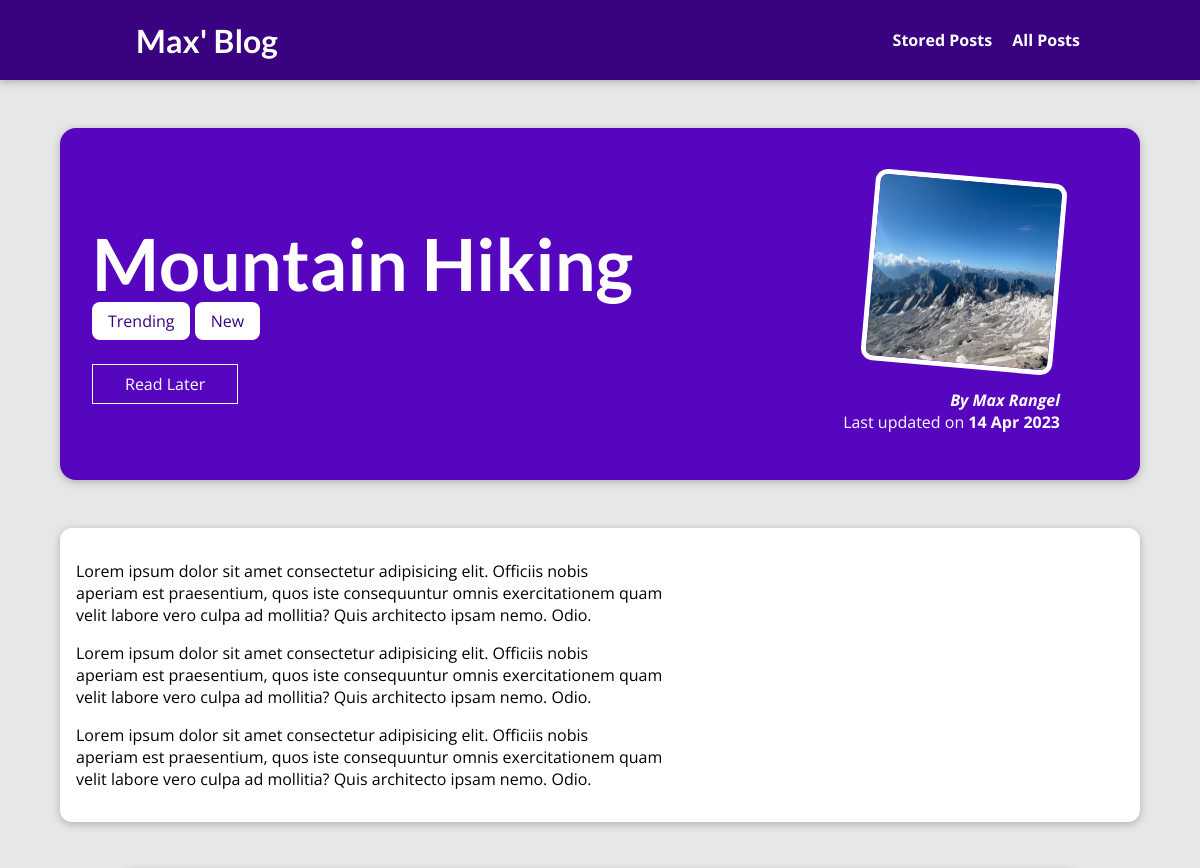
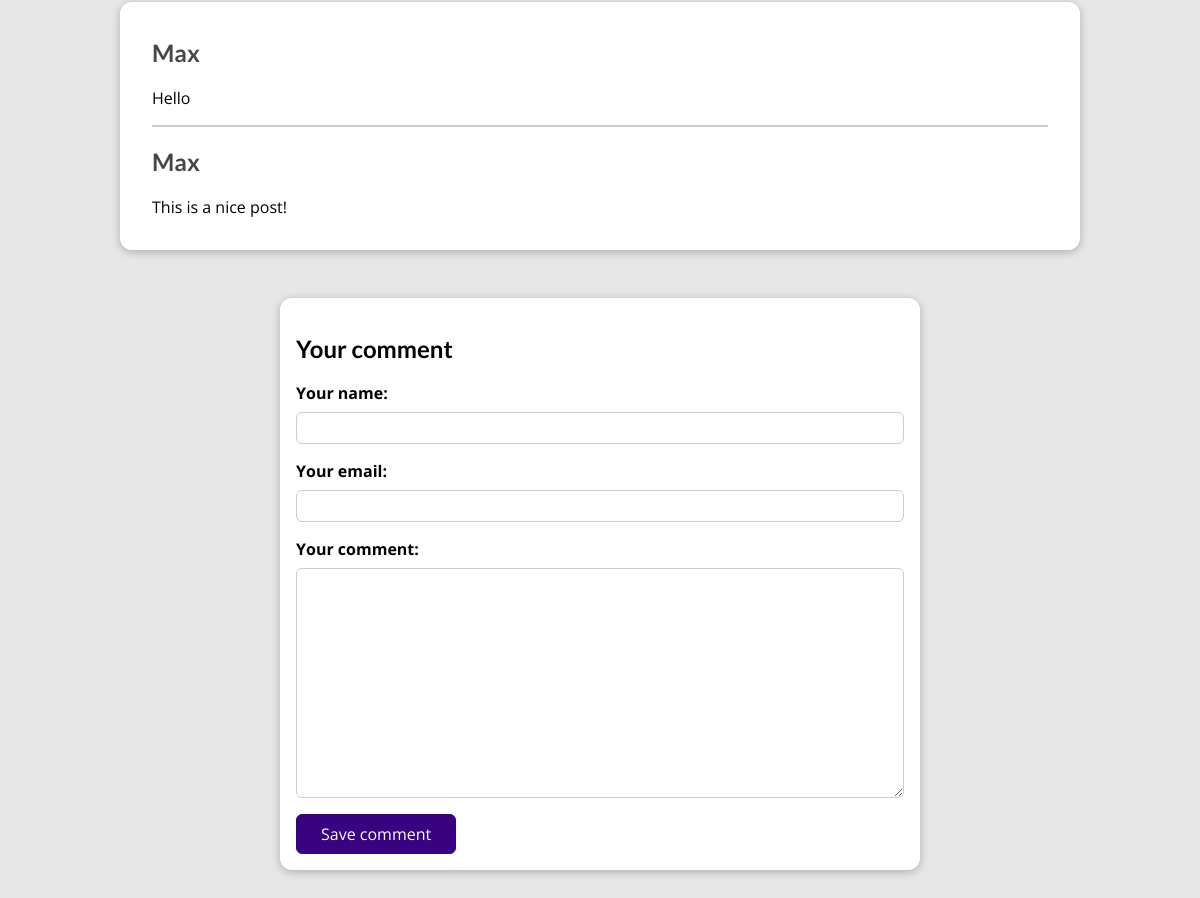
The page /posts/hike-in-the-mountains on the database its author committed (2 pictures, top to bottom).
### blog/models.py (models this page shows, shortened)
class Post(models.Model):
    title = models.CharField(max_length=150)
    excerpt = models.CharField(max_length=200)
    image = models.ImageField(upload_to="posts", null=True)
    date = models.DateField(auto_now=True)
    slug = models.SlugField(unique=True, db_index=True)
    content = models.TextField(validators=[MinLengthValidator(10)])
    author = models.ForeignKey(
        Author, on_delete=models.SET_NULL, null=True, related_name="posts")
    tags = models.ManyToManyField(Tag)

class Tag(models.Model):
    caption = models.CharField(max_length=20)

class Author(models.Model):
    first_name = models.CharField(max_length=100)
    last_name = models.CharField(max_length=100)
    email_address = models.EmailField()
    def full_name(self):
        return f"{self.first_name} {self.last_name}"
    def __str__(self):
        return self.full_name()

class Comment(models.Model):
    user_name = models.CharField(max_length=120)
    user_email = models.EmailField()
    text = models.TextField(max_length=400)
    post = models.ForeignKey(
        Post, on_delete=models.CASCADE, related_name="comments")

### blog/views.py (the view, shortened to what this page needs)
# urls.py: path('posts/<slug:slug>', views.SinglePostView.as_view(),
class SinglePostView(View):
    def is_stored_post(self, request, post_id):
        stored_posts = request.session.get('stored_posts')
        if stored_posts is not None:
            is_saved_for_later = post_id in stored_posts
        else:
            is_saved_for_later = False
        return is_saved_for_later
    def get(self, request, slug):
        post = Post.objects.get(slug=slug)
        context = {
            'post': post,
            'post_tags': post.tags.all(),
            'post_comments': post.comments.all().order_by('-id'),
            'comment_form': CommentForm,
            'saved_for_later': self.is_stored_post(request, post.id)
        }
        return render(request, 'blog/post-detail.html', context)

### blog/templates/blog/post-detail.html (shortened to what this page needs)
{% extends 'base.html' %}
{% load static %}
{% block css_files %}
  <link rel="stylesheet" href="{% static 'blog/post-detail.css' %}">
{% endblock %}
{% block content %}
  <section id="summary">
    <h2>{{ post.title }}</h2>
    <div>
      {% for tag in post_tags %}
        <span class="tag">{{tag.caption}}</span>
      {% endfor %}
    </div>
    <div id="read-later">
      <form action="{% url 'read-later' %}" method="POST">
        <button>
          {% if saved_for_later %}
            Remove from "Read Later" list
          {% else %}
            Read Later
          {% endif %}
        </button>
      </form>
    </div>
    <article>
      <img src="{{ post.image.url }}" alt="{{ post.title }}">
      <address>By <a href="mailto:{{post.author.email_address}}">{{ post.author }}</a></address>
      <div>
        Last updated on <time>{{ post.date|date:"d M Y" }}</time>
      </div>
    </article>
  </section>
  <main>
    <p>
      {{ post.content|linebreaks }}
    </p>
  </main>
  <section id="comments">
    <ul>
      {% for comment in post_comments %}
        <li>
          <h2>{{ comment.user_name }}</h2>
          <p>{{ comment.text|linebreaks }}</p>
        </li>
      {% endfor %}
    </ul>
  </section>
  <section id="comment-form">
    <h2>Your comment</h2>
    <form action="{% url 'post-detail-page' post.slug %}" method="POST">
      {% for form_field in comment_form %}
        <div class="form-control {% if form_field.errors %}invalid{% endif %}">
          {{ form_field.label_tag }}
          {{ form_field }}
        </div>
      {% endfor %}
      <button>Save comment</button>
    </form>
  </section>
{% endblock %}

### static/app.css (style rules this page uses)
* { box-sizing: border-box; }
html { font-family: 'Open Sans', 'Lato', sans-serif; }
body { margin: 0; }
h1, h2, h3 { font-family: 'Lato', sans-serif; font-weight: bold; }

### blog/static/blog/post-detail.css (style rules this page uses)
body { background-color: #e7e7e7; }
#summary { margin: 8rem auto 3rem auto; padding: 2rem; width: 90%; max-width: 90rem; border-radius: 16px; background-color: #5706c0; position: relative; box-shadow: 0 2px 8px rgba(0, 0, 0, 0.25); height: 22rem; }
#summary h2 { color: white; font-size: 4.5rem; margin-bottom: 0.25rem; }
#summary article { position: absolute; top: 2rem; right: 3rem; padding: 1rem 2rem; border-radius: 12px; text-align: right; color: white; }
#summary article img { width: 12rem; height: 12rem; border-radius: 12px; transform: rotateZ(5deg); border: 5px solid white; margin-bottom: 1rem; }
#summary address { font-weight: bold; }
#summary a { color: white; text-decoration: none; }
#summary time { font-weight: bold; }
#read-later { margin: 2rem 0; }
#read-later button { background-color: transparent; border: 1px solid white; padding: 0.5rem 2rem; font: inherit; color: white; cursor: pointer; }
main { width: 90%; max-width: 90rem; margin: 3rem auto; background-color: white; padding: 1rem; border-radius: 12px; box-shadow: 0 2px 8px rgba(0, 0, 0, 0.25); }
.tag { background-color: white; color: #390281; padding: 0.5rem 1rem; border-radius: 8px; }
#comment-form { margin: 3rem auto; width: 90%; max-width: 40rem; border-radius: 12px; background-color: white; box-shadow: 0 2px 8px rgba(0, 0, 0, 0.25); padding: 1rem; }
#comment-form button { font: inherit; background-color: #390281; color: white; border: 1px solid #390281; padding: 0.5rem 1.5rem; border-radius: 6px; cursor: pointer; }
.form-control { margin-bottom: 1rem; }
.form-control label { font-weight: bold; margin-bottom: 0.5rem; display: block; }
.form-control input, .form-control textarea { display: block; width: 100%; font: inherit; padding: 0.25rem; border-radius: 6px; border: 1px solid #ccc; }
#comments { margin: 3rem auto; width: 90%; max-width: 60rem; border-radius: 12px; background-color: white; box-shadow: 0 2px 8px rgba(0, 0, 0, 0.25); padding: 1rem 2rem; }
#comments ul { list-style: none; margin: 0; padding: 0; }
#comments li { margin-bottom: 1rem; border-bottom: 2px solid #ccc; }
#comments li:last-of-type { border-bottom: none; }
#comments h2 { color: #464646; }

### rows shown on the page
Post: title "Mountain Hiking", image (picture), author "Max Rangel", date "14 Apr 2023", content "Lorem ipsum dolor sit amet consectetur adipisicing elit. Officiis nobis aperiam est praesentium, quos iste consequuntur omnis exercitationem quam velit labore vero culpa ad mollitia? Quis architecto ipsam nemo. Odio. Lorem ipsum dolor sit amet consectetur adipisicing elit. Officiis nobis aperiam est praesentium, quos iste consequuntur omnis exercitationem quam velit labore vero culpa ad mollitia? Quis architecto ipsam nemo. Odio. Lorem ipsum dolor sit amet consectetur adipisicing elit. Officiis nobis aperiam est praesentium, quos iste consequuntur omnis exercitationem quam velit labore vero culpa ad mollitia? Quis architecto ipsam nemo. Odio."
Tag: caption "Trending"
Tag: caption "New"
Comment: user_name "Max", text "Hello"
Comment: user_name "Max", text "This is a nice post!"
